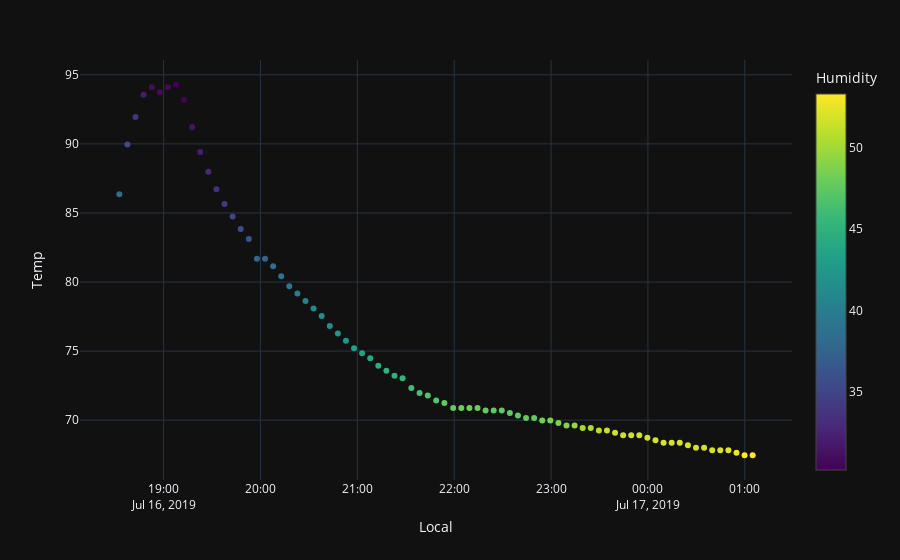

The notebook cell this image was saved under:
### Code cell
px.scatter(df, x='Local', y='Temp', color='Humidity', template='plotly_dark', color_continuous_scale=px.colors.sequential.Viridis)
